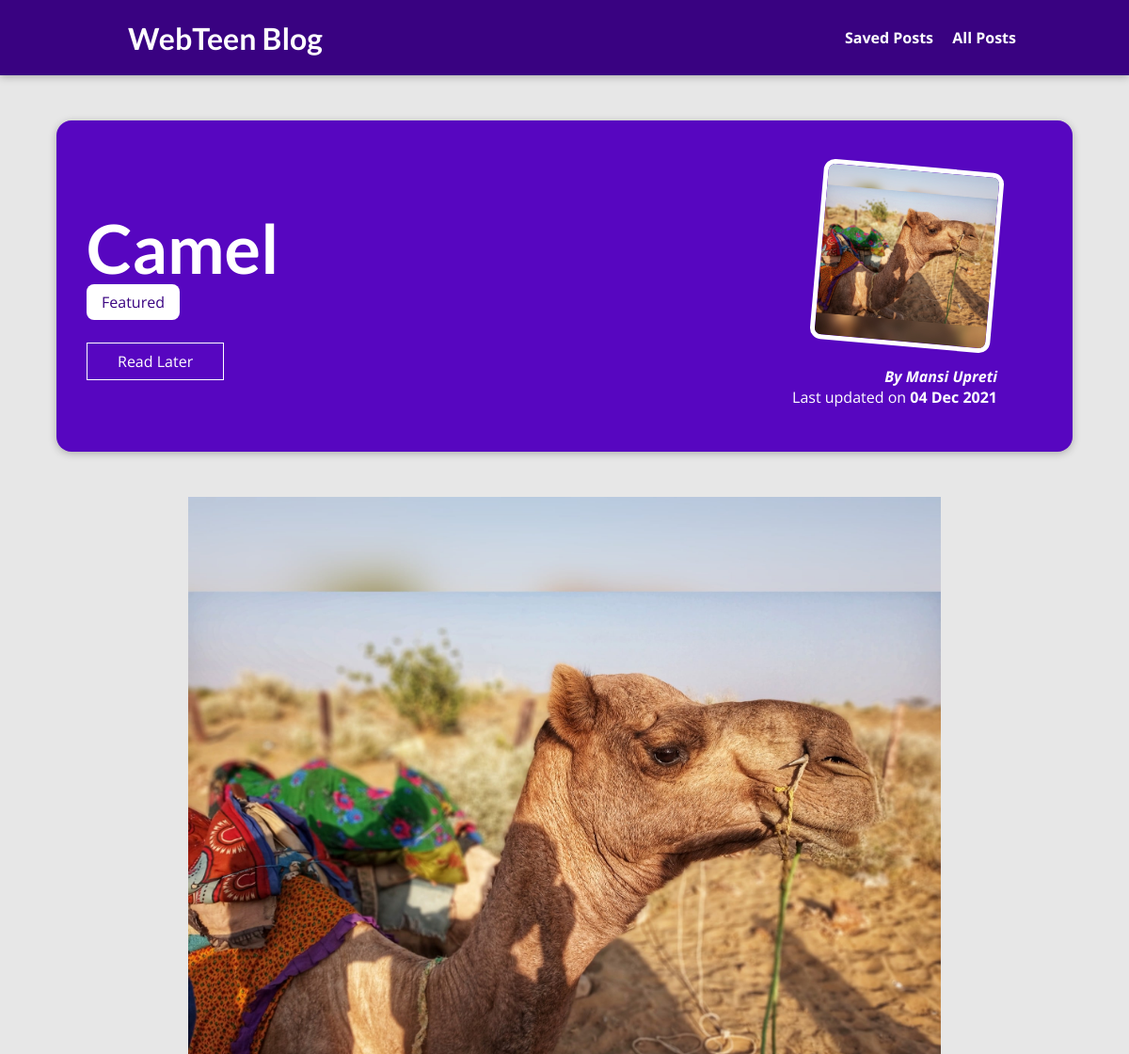
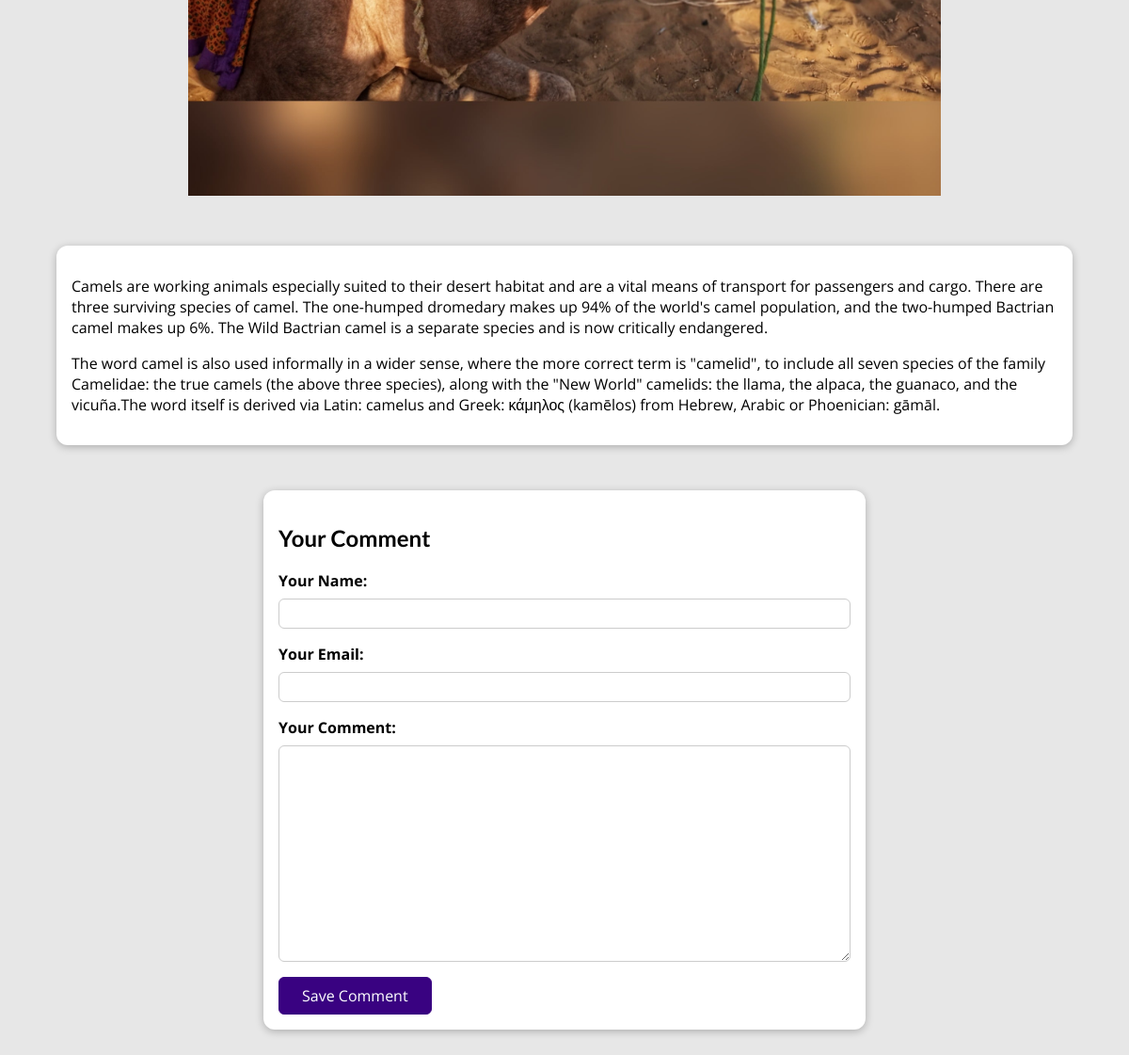
The page /posts/camel on the database its author committed (2 pictures, top to bottom).
### blog/models.py (models this page shows, shortened)
class Post(models.Model):
    title = models.CharField(max_length=150)
    excerpt = models.CharField(max_length=200)
    image = models.ImageField(upload_to="posts", null=True)
    date = models.DateField(auto_now=True)
    slug = models.SlugField(unique=True, db_index=True)
    content = models.TextField(validators=[MinLengthValidator(10)])
    author = models.ForeignKey(
        Author, on_delete=models.SET_NULL, null=True, related_name="posts")
    tags = models.ManyToManyField(Tag)

class Tag(models.Model):
    caption = models.CharField(max_length=20)

class Author(models.Model):
    first_name = models.CharField(max_length=100)
    last_name = models.CharField(max_length=100)
    email_address = models.EmailField()
    def full_name(self):
        return f"{self.first_name} {self.last_name}"
    def __str__(self):
        return self.full_name()

### blog/views.py (the view, shortened to what this page needs)
# urls.py: path("posts/<slug:slug>", views.SinglePostView.as_view(),
class SinglePostView(View):
    def stored_for_later(self, request, post_id):
          stored_posts = request.session.get("stored_posts")
          if stored_posts is not None:
                is_saved_for_later = post_id in stored_posts
          else:
                is_saved_for_later = False
          return is_saved_for_later
    def get(self, request, slug):
        post = Post.objects.get(slug=slug)
        context = {
          "post": post,
          "post_tags": post.tags.all(),
          "comment_form": CommentForm(),
          "comments": post.comments.all().order_by("-id"),
          "is_saved" : self.stored_for_later(request,post.id)
        }
        return render(request, "blog/post-detail.html", context)

### blog/forms.py
class CommentForm(forms.ModelForm):
    class Meta:
        model = Comment
        exclude = ["post"]
        labels = {
          "user_name": "Your Name",
          "user_email": "Your Email",
          "text": "Your Comment"
        }

### blog/templates/blog/post-detail.html (shortened to what this page needs)
{% extends "base.html" %}
{% load static %}
{% block css_files %}
<link rel="stylesheet" href="{% static "blog/post-detail.css" %}" />
{% endblock %}
{% block content %}
<section id="summary">
  <h2>{{ post.title }}</h2>
  <div>
    {% for tag in post_tags %}
      <span class="tag">{{ tag.caption }}</span>
    {% endfor %}
  </div>
  <div id="read-later">
    <form action="/read-later" method="POST">
    {% if is_saved %}
      <button>Remove</button>
    {% else %}
      <button>Read Later</button>
    {% endif %}
    </form>
  </div>
  <article>
    <img src="{{ post.image.url }}" alt="{{ post.title }}" />
    <address>By <a href="mailto:{{ post.author.email_address }}">{{ post.author }}</a></address>
    <div>Last updated on <time>{{ post.date|date:"d M Y" }}</time></div>
  </article>
</section>
<div class="post-image" style="text-align:center;"> <img src="{{ post.image.url }}" width="800px" height="800px"> </div>
<main>
  {{ post.content|linebreaks }}
</main>
<section id="comment-form">
  <h2>Your Comment</h2>
  <form action="{% url "post-detail-page" post.slug %}" method="POST">
    {% for form_field in comment_form %}
      <div class="form-control {% if form_field.errors %}invalid{% endif %} ">
        {{ form_field.label_tag }}
        {{ form_field }}
      </div>
    {% endfor %}
    <button>Save Comment</button>
  </form>
</section>
{% endblock %}

### static/app.css (style rules this page uses)
* { box-sizing: border-box; }
html { font-family: 'Open Sans', 'Lato', sans-serif; }
body { margin: 0; }
h1, h2, h3 { font-family: 'Lato', sans-serif; font-weight: bold; }

### blog/static/blog/post-detail.css (style rules this page uses)
body { background-color: #e7e7e7; }
#summary { margin: 8rem auto 3rem auto; padding: 2rem; width: 90%; max-width: 90rem; border-radius: 16px; background-color: #5706c0; position: relative; box-shadow: 0 2px 8px rgba(0, 0, 0, 0.25); height: 22rem; }
#summary h2 { color: white; font-size: 4.5rem; margin-bottom: 0.25rem; }
#summary article { position: absolute; top: 2rem; right: 3rem; padding: 1rem 2rem; border-radius: 12px; text-align: right; color: white; }
#summary article img { width: 12rem; height: 12rem; border-radius: 12px; transform: rotateZ(5deg); border: 5px solid white; margin-bottom: 1rem; }
#summary address { font-weight: bold; }
#summary a { color: white; text-decoration: none; }
#summary time { font-weight: bold; }
main { width: 90%; max-width: 90rem; margin: 3rem auto; background-color: white; padding: 1rem; border-radius: 12px; box-shadow: 0 2px 8px rgba(0, 0, 0, 0.25); }
.tag { background-color: white; color: #390281; padding: 0.5rem 1rem; border-radius: 8px; }
#read-later { margin-top: 2rem; }
#read-later button { background-color: transparent; color: white; padding: 0.5rem 2rem; border: 1px solid white; cursor: pointer; font: inherit; }
#comment-form { margin: 3rem auto; width: 90%; max-width: 40rem; border-radius: 12px; background-color: white; box-shadow: 0 2px 8px rgba(0, 0, 0, 0.25); padding: 1rem; }
#comment-form button { font: inherit; background-color: #390281; color: white; border: 1px solid #390281; padding: 0.5rem 1.5rem; border-radius: 6px; cursor: pointer; }
.form-control { margin-bottom: 1rem; }
.form-control label { font-weight: bold; margin-bottom: 0.5rem; display: block; }
.form-control input, .form-control textarea { display: block; width: 100%; font: inherit; padding: 0.25rem; border-radius: 6px; border: 1px solid #ccc; }

### rows shown on the page
Post: title "Camel", image (picture), author "Mansi Upreti", date "04 Dec 2021", content "Camels are working animals especially suited to their desert habitat and are a vital means of transport for passengers and cargo. There are three surviving species of camel. The one-humped dromedary makes up 94% of the world's camel population, and the two-humped Bactrian camel makes up 6%. The Wild Bactrian camel is a separate species and is now critically endangered. The word camel is also used informally in a wider sense, where the more correct term is \"camelid\", to include all seven species of the family Camelidae: the true camels (the above three species), along with the \"New World\" camelids: the llama, the alpaca, the guanaco, and the vicuña.The word itself is derived via Latin:…"
Tag: caption "Featured"
